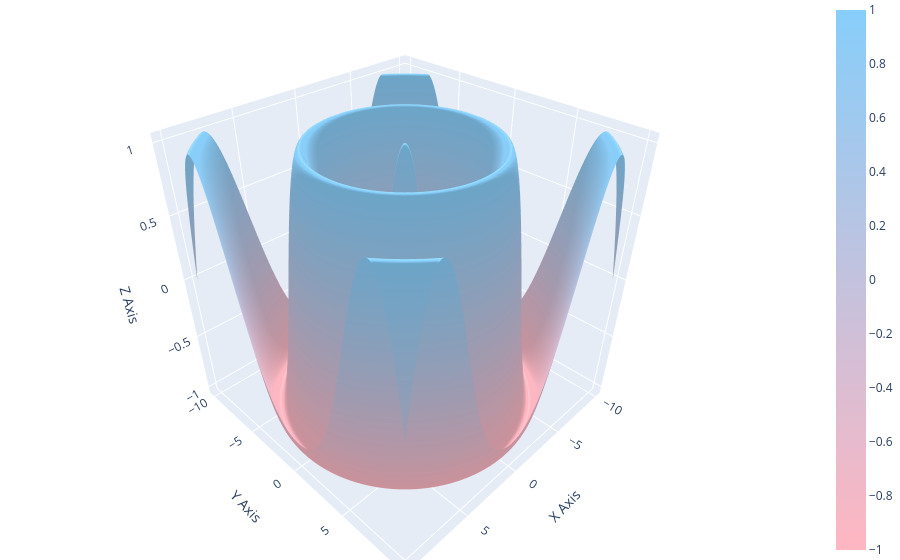

This figure's notebook cell:
### Markdown cell above
<font color="green" size="5"><b>Исправления ниже</b></font>

### Code cell
def plot_3d_surface(**kwargs):
    """
    Функция строит и выводит интерактивный график функции z = cos(sqrt(x^2 + y^2))
    
    Параметры:
    kwargs: аргументы go.layout:
        scene: настройка 3D-графика;
        margin: отступы вокруг графика;
        title: заголовок графика;
        width: ширина графика;
        height: высота графика;

    Используемые объекты и аргументы:
    meshgrid: функция, которая получает на вход одномерные массивы координат
        и растягивает их до многомерной сетки;
        indexing: определяет порядок координат;
        sparse: определяет, будет возвращён полноценный массив или разреженный;
        copy: определяет, будет ли создан отдельный массив;

    Figure: основной контейнер plotly;
        data: данные графика;
        layout: оформление графика;
        frames: кадры анимации;

    Surface: слой данных, который отображается как поверхность;
        z: двумерный массив значений функции;
        x: массив координат по оси x;
        y: массив координат по оси y;
        colorscale: цветовая шкала;
        showscale: отображение цветовой шкалы;

    update_layout: метод обновления оформления графика;

    scene: параметр layout для настройки 3D-графика;
        *axis_title: подписи осей x/y/z;
        aspectmode: режим масштаба и отображения;
        другие аргументы: сетка, диапазоны, камера;

    margin: отступы между краем рисунка и графиком;
        l/r/b/t: отступы слева/справа/снизу/сверху в пикселях;
    
    """
    
    # создание диапазона по x, y и создание сетки
    x = np.linspace(-10, 10, 200)
    y = np.linspace(-10, 10, 200)
    x, y = np.meshgrid(x, y)
    
    # вычисление функции
    z = np.cos(np.sqrt(x**2 + y**2))
    
    # создание контейнера с графиком
    fig = go.Figure(data=[go.Surface(z=z, x=x, y=y)])
    
    # оформление внешнего вида графика
    fig.update_traces(colorscale=[[0.0, "#ffb6c1"], [1.0, "#87cefa"]])
    fig.update_layout(
        title='Cosine Function 3D Surface Plot',
        scene=dict(
            xaxis_title='X Axis',
            yaxis_title='Y Axis',
            zaxis_title='Z Axis',
            aspectmode='cube',
        ),
        margin=dict(l=0, r=0, b=0, t=0)
    )
    fig.update_layout(**kwargs)

    #вывод графика
    fig.show()
    

    
plot_3d_surface()

### Figure 1 — Plotly figure (JSON) as saved in the notebook; plotly's stock layout.template omitted (floating-point values rounded to 4 significant figures; data arrays with more than 128 entries replaced by an {"elided": "..."} marker saying what was removed)
{"data": [{"colorscale": [[0, "#ffb6c1"], [1, "#87cefa"]], "type": "surface", "x": {"elided": "200x200 float values"}, "y": {"elided": "200x200 float values"}, "z": {"elided": "200x200 float values"}}], "layout": {"margin": {"b": 0, "l": 0, "r": 0, "t": 0}, "scene": {"aspectmode": "cube", "xaxis": {"title": {"text": "X Axis"}}, "yaxis": {"title": {"text": "Y Axis"}}, "zaxis": {"title": {"text": "Z Axis"}}}, "title": {"text": "Cosine Function 3D Surface Plot"}}}
